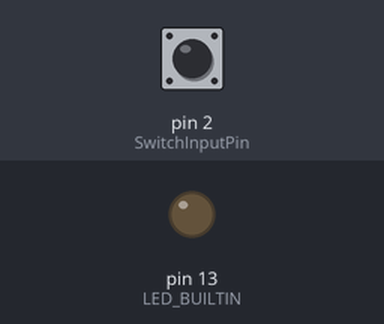
The sketch below on a simulated Arduino Uno, built with avr-gcc and run on an emulated ATmega328P. Parts: output pins drawn as LEDs (lit = HIGH). Inputs (shaded band) come from the test bench; at power-on: pin 2 (SwitchInputPin) LOW.

Above: at 1.2 s.
1.3 s: pin 2 (SwitchInputPin) pulled HIGH for 0.15 s
At 1.37 s:
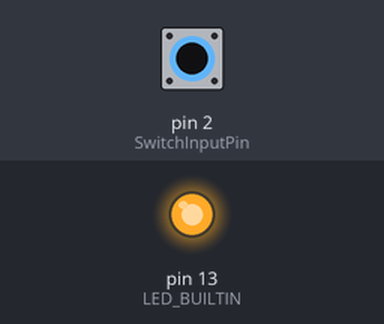
2.9 s: pin 2 (SwitchInputPin) pulled HIGH for 3.2 s
At 7.5 s:
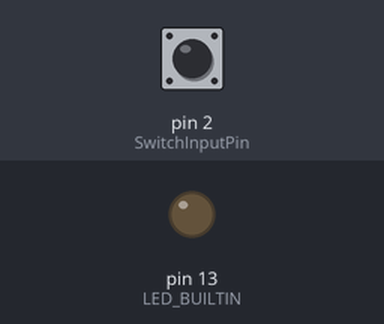
Timing chart, 0 to 9.0 s (numbered marks = the images above; inputs shaded):
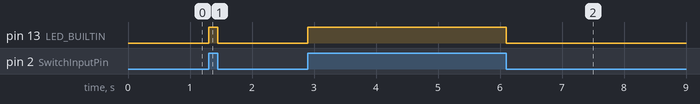

Measured:
- after the input at 1.3 s, pin 13 (LED_BUILTIN): LOW → HIGH at once, → LOW 0.15 s later
- after the input at 2.9 s, pin 13 (LED_BUILTIN): LOW → HIGH at once, → LOW 3.2 s later

The sketch:

Exp01.ino
```cpp
/* Experiment 01: Use a button to control the state of the LED built into the
 * Arduino board. */

/* define a human readable name for the input the switch is connected to */
const int SwitchInputPin = 2;
/* variable to hold the buttom value: HIGH (TRUE) or LOW (FALSE) */
boolean buttonValue;

/* setup runs once when you press reset or power the board */
void setup() {
  /* initialise digital pin for the LED_BUILTIN as an output */
  pinMode(LED_BUILTIN, OUTPUT);
  /* and set switch pin as an input */
  pinMode(SwitchInputPin, INPUT);
}

/* loop function runs forever, reading button value and setting LED state */
void loop() {
  /* read state of button */
  buttonValue = digitalRead(SwitchInputPin);

  /* act on button value */
  if (buttonValue)
  {
    digitalWrite(LED_BUILTIN, HIGH);  /* turn LED on */
  }
  else
  {
    digitalWrite(LED_BUILTIN, LOW);   /* turn LED off */
  }
}
```
